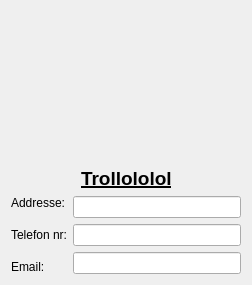
             <widget class="QWidget" name="page_22">
              <layout class="QHBoxLayout" name="horizontalLayout_70">
               <item>
                <layout class="QVBoxLayout" name="verticalLayout_13">
                 <item>
                  <layout class="QVBoxLayout" name="verticalLayout_43">
                   <item>
                    <layout class="QHBoxLayout" name="horizontalLayout_71">
                     <item>
                      <layout class="QHBoxLayout" name="horizontalLayout_72">
                       <item>
                        <spacer name="horizontalSpacer_87">
                         <property name="orientation">
                          <enum>Qt::Horizontal</enum>
                         </property>
                         <property name="sizeHint" stdset="0">
                          <size>
                           <width>40</width>
                           <height>20</height>
                          </size>
                         </property>
                        </spacer>
                       </item>
                      </layout>
                     </item>
                     <item>
                      <widget class="QLabel" name="label_103">
                       <property name="minimumSize">
                        <size>
                         <width>150</width>
                         <height>150</height>
                        </size>
                       </property>
                       <property name="maximumSize">
                        <size>
                         <width>150</width>
                         <height>150</height>
                        </size>
                       </property>
                       <property name="text">
                        <string/>
                       </property>
                       <property name="pixmap">
                        <pixmap>../../../Pictures/troll.PNG</pixmap>
                       </property>
                       <property name="scaledContents">
                        <bool>true</bool>
                       </property>
                      </widget>
                     </item>
                     <item>
                      <spacer name="horizontalSpacer_88">
                       <property name="orientation">
                        <enum>Qt::Horizontal</enum>
                       </property>
                       <property name="sizeHint" stdset="0">
                        <size>
                         <width>40</width>
                         <height>20</height>
                        </size>
                       </property>
                      </spacer>
                     </item>
                    </layout>
                   </item>
                   <item>
                    <layout class="QHBoxLayout" name="horizontalLayout_73">
                     <item>
                      <spacer name="horizontalSpacer_89">
                       <property name="orientation">
                        <enum>Qt::Horizontal</enum>
                       </property>
                       <property name="sizeHint" stdset="0">
                        <size>
                         <width>40</width>
                         <height>20</height>
                        </size>
                       </property>
                      </spacer>
                     </item>
                     <item>
                      <widget class="QLabel" name="label_104">
                       <property name="font">
                        <font>
                         <pointsize>14</pointsize>
                         <weight>75</weight>
                         <bold>true</bold>
                         <underline>true</underline>
                        </font>
                       </property>
                       <property name="text">
                        <string>Trollololol</string>
                       </property>
                      </widget>
                     </item>
                     <item>
                      <spacer name="horizontalSpacer_90">
                       <property name="orientation">
                        <enum>Qt::Horizontal</enum>
                       </property>
                       <property name="sizeHint" stdset="0">
                        <size>
                         <width>40</width>
                         <height>20</height>
                        </size>
                       </property>
                      </spacer>
                     </item>
                    </layout>
                   </item>
                   <item>
                    <layout class="QGridLayout" name="gridLayout_36">
                     <item row="0" column="0" rowspan="3">
                      <layout class="QVBoxLayout" name="verticalLayout_44">
                       <item>
                        <widget class="QLabel" name="label_105">
                         <property name="text">
                          <string>Addresse:</string>
                         </property>
                        </widget>
                       </item>
                       <item>
                        <spacer name="verticalSpacer_41">
                         <property name="orientation">
                          <enum>Qt::Vertical</enum>
                         </property>
                         <property name="sizeHint" stdset="0">
                          <size>
                           <width>20</width>
                           <height>28</height>
                          </size>
                         </property>
                        </spacer>
                       </item>
                       <item>
                        <widget class="QLabel" name="label_106">
                         <property name="text">
                          <string>Telefon nr:</string>
                         </property>
                        </widget>
                       </item>
                       <item>
                        <spacer name="verticalSpacer_42">
                         <property name="orientation">
                          <enum>Qt::Vertical</enum>
                         </property>
                         <property name="sizeHint" stdset="0">
                          <size>
                           <width>20</width>
                           <height>28</height>
                          </size>
                         </property>
                        </spacer>
                       </item>
                       <item>
                        <widget class="QLabel" name="label_107">
                         <property name="text">
                          <string>Email:</string>
                         </property>
                        </widget>
                       </item>
                      </layout>
                     </item>
                     <item row="0" column="1">
                      <widget class="QLineEdit" name="lineEdit_58"/>
                     </item>
                     <item row="1" column="1">
                      <widget class="QLineEdit" name="lineEdit_59"/>
                     </item>
                     <item row="2" column="1">
                      <widget class="QLineEdit" name="lineEdit_60"/>
                     </item>
                    </layout>
                   </item>
                  </layout>
                 </item>
                </layout>
               </item>
              </layout>
             </widget>
